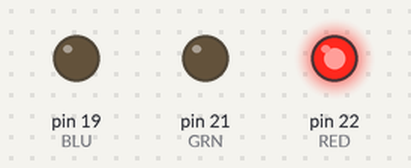
Bench run of a sketch on a simulated Arduino Mega 2560, built with avr-gcc and run on an emulated ATmega2560. On the bench: output pins drawn as LEDs (lit = HIGH).

Above: at 0.5 s.
At 1.5 s:
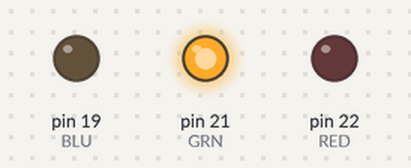
At 5.5 s:
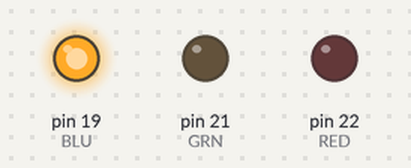
Timing chart, 0 to 6.9 s (numbered marks = the images above):
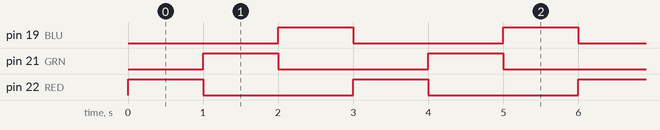

Measured:
- by itself, pin 19 (BLU), pin 21 (GRN), pin 22 (RED): alternates HIGH for 1.0 s and LOW for 2.0 s
- by itself, everything shown: repeats every 3.0 s, in 3 steps

The sketch:

SMD_RGB.ino
```cpp
//Pines para dar salida a los colores RGB
#define RED 22
#define GRN 21
#define BLU 19

void setup() {
   pinMode(RED, OUTPUT);
   pinMode(GRN, OUTPUT);
   pinMode(BLU, OUTPUT);
}

void loop() {
   // Encender el LED de color rojo
   digitalWrite(RED, HIGH);
   digitalWrite(GRN, LOW);
   digitalWrite(BLU, LOW);
   delay(1000);

   // Encender el LED de color verde
   digitalWrite(RED, LOW);
   digitalWrite(GRN, HIGH);
   digitalWrite(BLU, LOW);
   delay(1000);

   // Encender el LED de color azul
   digitalWrite(RED, LOW);
   digitalWrite(GRN, LOW);
   digitalWrite(BLU, HIGH);
   delay(1000);
}
```
